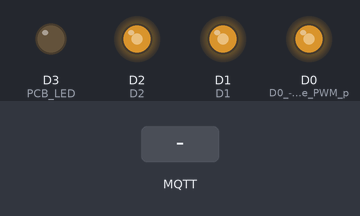
The sketch below on a simulated ESP8266 (NodeMCU). On the bench: output pins drawn as LEDs (lit = HIGH). The inputs (shaded band) are chosen by the test bench. WiFi joins after 1.5 s; servers stay silent unless stated; no MQTT or app messages arrive unless stated; pins used as bus, display or sensor lines are not drawn; what the sketch prints to the serial monitor is not drawn.

Above: at 2.7 s.
2.8 s: MQTT message "1" arrives on the first subscribed topic
At 4.1 s:
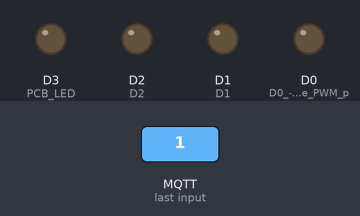
4.9 s: MQTT message "2" arrives on the first subscribed topic
At 6.25 s:
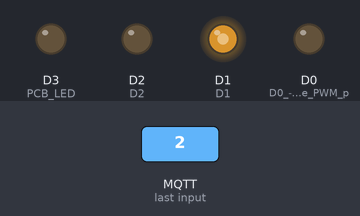
7.9 s: MQTT message "3" arrives on the first subscribed topic
At 9.25 s:
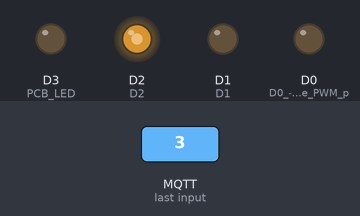
10.9 s: MQTT message "4" arrives on the first subscribed topic
13.0 s: MQTT message "1" arrives on the first subscribed topic
At 14.35 s:
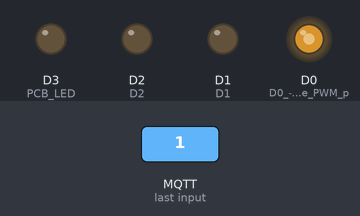
16.0 s: MQTT message "3" arrives on the first subscribed topic
At 18.7 s:
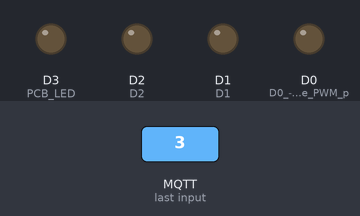
Timing chart, 0 to 20.0 s (numbered marks = the images above; inputs shaded):
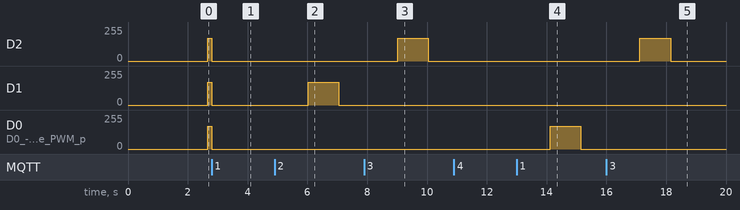

The sketch:

I_remember_when.ino
```cpp
#include <ESP8266WiFi.h>  //for the wifi connection
#include <PubSubClient.h> //for the MQTT server connection

// Setup wifi and MQTT //
// Update these with values suitable for your network.
const char* ssid = "I_Remember_When";
const char* password = "IRW_2018";
const char* mqtt_server = "10.3.141.1";
const int mqtt_port = 1883;

void callback(char* topic, byte* payload, unsigned int length);

WiFiClient espClient;
PubSubClient client(mqtt_server, mqtt_port, callback, espClient);

#define UP 0
#define DOWN 1

boolean PCBfadeDirection = UP;

boolean data1 = HIGH;
boolean data2 = HIGH;
boolean data3 = HIGH;
boolean data4 = HIGH;
boolean data5 = HIGH;
boolean data6 = HIGH;

unsigned long oldMillis = 0;
unsigned long oldMillis2 = 0;

int increment;            // increment to move for each interval
int updateInterval;       // interval between updates

const int minPWM = 0;
const int maxPWM = 1024; //

byte fadeDirection1 = UP;
byte fadeDirection2 = UP;
byte fadeDirection3 = UP;
byte fadeDirection4 = UP;
byte fadeDirection5 = UP;
byte fadeDirection6 = UP;

int fadeValue1 = 0;
int fadeValue2 = 0;
int fadeValue3 = 0;
int fadeValue4 = 0;
int fadeValue5 = 0;
int fadeValue6 = 0;

int PCBfadeValue = 0;
bool PCBflag = LOW;

bool updateFlag1 = LOW;
bool updateFlag2 = LOW;
bool updateFlag3 = LOW;
bool updateFlag4 = LOW;
bool updateFlag5 = LOW;
bool updateFlag6 = LOW;


void Update1()    // update D0
{
  if (fadeDirection1 == UP ) {
    fadeValue1 = fadeValue1 + 5;
    if (fadeValue1 >= maxPWM) {              // At max, limit and change direction
      fadeValue1 = maxPWM;
      fadeDirection1 = DOWN;
    }
  }
  else {
    fadeValue1 = fadeValue1 - 2;  // if we aren't going up, we're going down
    if (fadeValue1 <= minPWM) {
      fadeValue1 = minPWM;
      fadeDirection1 = UP;
      data1 = LOW;
    }
  }
  analogWrite(D0, fadeValue1);
}


void Update2()     // update D1
{
  if (fadeDirection2 == UP ) {
    fadeValue2 = fadeValue2 + 5;
    if (fadeValue2 >= maxPWM) {
      fadeValue2 = maxPWM;
      fadeDirection2 = DOWN;
    }
  }
  else {
    fadeValue2 = fadeValue2 - 2;
    if (fadeValue2 <= minPWM) {
      fadeValue2 = minPWM;
      fadeDirection2 = UP;
      data2 = LOW;
    }
  }
  analogWrite(D1, fadeValue2);
}


void Update3()   // update D2
{
  if (fadeDirection3 == UP ) {
    fadeValue3 = fadeValue3 + 5;
    if (fadeValue3 >= maxPWM) {
      fadeValue3 = maxPWM;
      fadeDirection3 = DOWN;
    }
  }
  else {
    fadeValue3 = fadeValue3 - 2;
    if (fadeValue3 <= minPWM) {
      fadeValue3 = minPWM;
      fadeDirection3 = UP;
      data3 = LOW;
    }
  }
  analogWrite(D2, fadeValue3);
}

void Update4()          // update D5
{
  if ( fadeDirection4 == UP ) {
    fadeValue4 = fadeValue4 + 5;
    if (fadeValue4 >= maxPWM) {
      fadeValue4 = maxPWM;
      fadeDirection4 = DOWN;
    }
  }
  else {
    fadeValue4 = fadeValue4 - 2;
    if (fadeValue4 <= minPWM) {
      fadeValue4 = minPWM;
      fadeDirection4 = UP;
      data4 = LOW;
    }
  }
  analogWrite(D5, fadeValue4);
}


void Update5()            // update D6
{
  if (fadeDirection5 == UP ) {
    fadeValue5 = fadeValue5 + 5;
    if (fadeValue5 >= maxPWM) {
      fadeValue5 = maxPWM;
      fadeDirection5 = DOWN;
    }
  }
  else {
    fadeValue5 = fadeValue5 - 2;
    if (fadeValue5 <= minPWM) {
      fadeValue5 = minPWM;
      fadeDirection5 = UP;
      data5 = LOW;
    }
  }
  analogWrite(D6, fadeValue5);
}


void Update6()             // update D7
{
  if (fadeDirection6 == UP ) {
    fadeValue6 = fadeValue6 + 5;
    if (fadeValue6 >= maxPWM) {
      fadeValue6 = maxPWM;
      fadeDirection6 = DOWN;
    }
  }
  else {
    fadeValue6 = fadeValue6 - 2;
    if (fadeValue6 <= minPWM) {
      fadeValue6 = minPWM;
      fadeDirection6 = UP;
      data6 = LOW;
    }
  }
  analogWrite(D7, fadeValue6);
}

void PCB () {

  if ( PCBfadeDirection == UP ) {
    PCBfadeValue = PCBfadeValue + 12;
    if ( PCBfadeValue >= 1023 )
    {
      PCBfadeValue = 1023;
      PCBfadeDirection = DOWN;
    }
  }
  else {
    PCBfadeValue = PCBfadeValue - 4;
    if (PCBfadeValue <= 0)
    {
      PCBfadeValue = 0;
      PCBfadeDirection = UP;
      PCBflag = LOW;
    }
  }
  //Serial.println(PCBfadeValue);
  analogWrite(D3, PCBfadeValue);
}


void setup() {

  pinMode(D0, OUTPUT);     // D0 - Initialize the PWM pins as output (set as GPIO)
  pinMode(D1, OUTPUT);     // D1
  pinMode(D2, OUTPUT);     // D2
  pinMode(D5, OUTPUT);     // D5
  pinMode(D6, OUTPUT);     // D6
  pinMode(D7, OUTPUT);     // D7
  pinMode(D3, OUTPUT);     //PCB LED

  Serial.begin(115200);

  setup_wifi();
  client.setServer(mqtt_server, mqtt_port);
  client.setCallback(callback);
}

void setup_wifi() {
  // connecting to a WiFi network //
  Serial.println();
  Serial.print("Connecting to ");
  Serial.println(ssid);

  WiFi.begin(ssid, password);

  while (WiFi.status() != WL_CONNECTED) {
    delay(500);
    Serial.print(".");
  }
  Serial.println("");
  Serial.println("WiFi connected");
  Serial.println("IP address: ");
  Serial.println(WiFi.localIP());
}

// Reconnects if wifi is lost //
void reconnect() {
  // Loop until we're reconnected
  while (!client.connected()) {
    Serial.print("Attempting MQTT connection...");
    // Attempt to connect
    if (client.connect("ESP8266Client")) {
      Serial.println("connected");
      // Once connected, publish an announcement...
      client.publish("MQTT-out", "Connected" );
      // ... and resubscribe
      client.subscribe("twit_data");
    }
    else {
      Serial.print("failed, rc=");
      Serial.print(client.state());
      Serial.println(" try again in 5 seconds");
      delay(5000);                       // Wait 5 seconds before retrying
    }
  }
}

void callback(char* topic, byte* byteArrayPayload, unsigned int length) {
  //Serial.print("Message arrived [");
  //Serial.print(topic);
  //Serial.print("] ");
  String payload;

  Serial.println();
  // Puts and converts the MQTT payload into a String //
  for (int i = 0; i < length; i++) {
    payload += (char)byteArrayPayload[i];
  }

  // Looks from MQTT input and puts data into data variable //
  if ((char)payload[0] == '1') {
    Serial.print(payload[0]);
    data1 = HIGH;
    payload[0] == '0';
  }
  else if ((char)payload[0] == '2') {
    Serial.print(payload[0]);
    data2 = HIGH;
    payload[0] == '0';
  }
  else if ((char)payload[0] == '3') {
    Serial.print(payload[0]);
    data3 = true;
    payload[0] == '0';
  }
  else if ((char)payload[0] == '4') {
    Serial.print(payload[0]);
    data4 = HIGH;
    payload[0] == '0';
  }
  else if ((char)payload[0] == '5') {
    Serial.print(payload[0]);
    data5 = HIGH;
    payload[0] == '0';
  }
  else if ((char)payload[0] == '6') {
    Serial.print(payload[0]);
    data6 = HIGH;
    payload[0] == '0';
  }
  updateFlag1 = HIGH;
  updateFlag2 = HIGH;
  updateFlag3 = HIGH;
  updateFlag4 = HIGH;
  updateFlag5 = HIGH;
  updateFlag6 = HIGH;
  PCBfadeValue = 0;
}

void loop() {

  if (!client.connected()) {
    reconnect();
  }
  client.loop();


  if (( millis() - oldMillis ) > 2 ) {

    if ( data1 ) {
      Update1();

      if ( updateFlag1 ) {
        PCBflag = HIGH;
        PCBfadeValue = 0;
        PCBfadeDirection = UP;
        updateFlag1 = LOW;
        fadeValue1 = 0;
      }
    }

    if ( data2 ) {
      Update2();
      if ( updateFlag2 ) {
        PCBflag = HIGH;
        PCBfadeValue = 0;
        PCBfadeDirection = UP;
        updateFlag2 = LOW;
        fadeValue2 = 0;
      }
    }

    if ( data3 ) {

      Update3();

      if ( updateFlag3 ) {
        PCBflag = HIGH;
        PCBfadeValue = 0;
        PCBfadeDirection = UP;
        updateFlag3 = LOW;
        fadeValue3 = 0;
      }
    }

    if ( data4 ) {

      Update4();

      if ( updateFlag4 ) {
        PCBflag = HIGH;
        PCBfadeValue = 0;
        PCBfadeDirection = UP;
        updateFlag4 = LOW;
        fadeValue4 = 0;
      }
    }

    if ( data5 ) {

      Update5();

      if ( updateFlag5 ) {
        PCBflag = HIGH;
        PCBfadeValue = 0;
        PCBfadeDirection = UP;
        updateFlag5 = LOW;
        fadeValue5 = 0;
      }
    }

    if ( data6 ) {

      Update6();

      if ( updateFlag6 ) {
        PCBflag = HIGH;
        PCBfadeValue = 0;
        PCBfadeDirection = UP;
        updateFlag6 = LOW;
        fadeValue6 = 0;
      }
    }

    oldMillis = millis();
  }

  if (( millis() - oldMillis2 ) > 1 ) {
    if (/* ( data1 || data2 || data3 || data4 || data5 || data6 )  && */ PCBflag  ) {
      PCB();
    }
    oldMillis2 = millis();
  }

}
```

Measured:
- after the input at 2.8 s, D2, D1, D0 (D0_-_Initialize_the_PWM_p): 170/255 → 0/255 after 0.01 s instead of 0.90 s
- after the input at 4.9 s, D1: 0/255 → 170/255 after 1.1 s, → 0/255 1.0 s later
- after the input at 7.9 s, D2: 0/255 → 170/255 after 1.1 s, → 0/255 1.0 s later
- after the input at 13.0 s, D0 (D0_-_Initialize_the_PWM_p): 0/255 → 170/255 after 1.1 s, → 0/255 1.0 s later
- after the input at 16.0 s, D2: 0/255 → 170/255 after 1.1 s, → 0/255 1.0 s later
